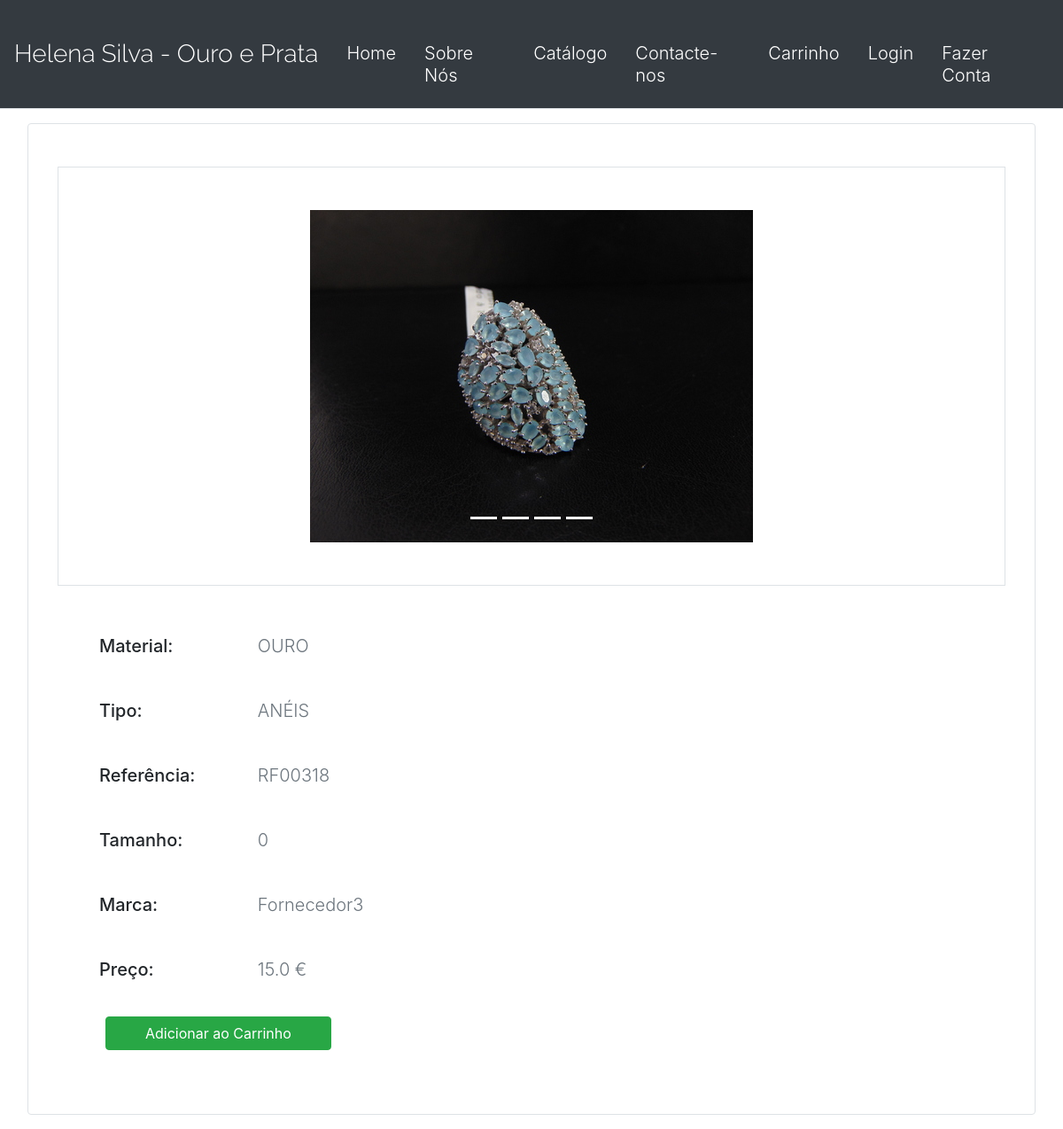
The app's page /detail/2 with its own data.
### catalog/models.py (models this page shows, shortened)
class Item(models.Model):
	TYPE_MATERIAL = (
		('OURO', 'Ouro'),
		('PRTA', 'Prata'),
		('AÇOS', 'Aços')
		)
	TYPE_ITEM = (
		('ANÉIS','Anéis'),
		('COLARES','Colares'),
		('BRINCOS','Brincos'),
		('RELÓGIOS','Relógios'),
		('PULSEIRAS','Pulseiras'),
		('OUTROS','Outros'),
		)
	TYPE_FORNECEDOR = (
		('Fornecedor1','Fornecedor1'),
		('Fornecedor2','Fornecedor2'),
		('Fornecedor3','Fornecedor3'),
		('Fornecedor4','Fornecedor4'),
		('Fornecedor5','Fornecedor5'),
		('Fornecedor6','Fornecedor6'),
		('Fornecedor7','Fornecedor7'),
		)
	TYPE_PRICE = (
		('0.50 - 5.00', '0.50 - 5.00'),
		('6.00 - 20.00', '6.00 - 20.00'),
		('21.00 - 50.00', '21.00 - 50.00'),
		('51.00 - 100.00', '51.00 - 100.00'),
		('101.00 - 200.00', '101.00 - 200.00'),
		('201.00 - 300.00', '201.00 - 300.00'),
		('301.00 - 400.00', '301.00 - 400.00'),
		('401.00 - 500.00', '401.00 - 500.00'),
		('501.00 - 600.00', '501.00 - 600.00'),
		('601.00 - 700.00', '601.00 - 700.00'),
		('701.00 - 800.00', '701.00 - 800.00'),
		('801.00 - 900.00', '801.00 - 900.00'),
		('901.00 - 1000.00', '901.00 - 1000.00'),
		('1001.00 - 2000.00', '1001.00 - 2000.00'),
		('2001.00 - 5000.00', '2001.00 - 5000.00'),
		)
	type_material = models.CharField(max_length=5, choices=TYPE_MATERIAL, default='')
	type_item = models.CharField(max_length=10, choices=TYPE_ITEM, default='')
	type_fornecedor = models.CharField(max_length=30, choices=TYPE_FORNECEDOR, default='')
	type_price = models.CharField(max_length=40, choices=TYPE_PRICE, default='')
	reference = models.CharField(max_length=50)
	price = models.FloatField()
	image_1 = models.ImageField(default='transferir', upload_to='static/catalog')
	image_2 = models.ImageField(default='transferir', upload_to='static/catalog')
	image_3 = models.ImageField(default='transferir', upload_to='static/catalog')
	image_4 = models.ImageField(default='transferir', upload_to='static/catalog')
	catalog = models.ForeignKey(Catalog, on_delete= models.DO_NOTHING, default='')
	is_hidden = models.BooleanField(default=False)
	date_added = models.DateTimeField(auto_now_add=True)
	tamanho = models.CharField(max_length=3, default='0')

### catalog/views.py (the view)
# urls.py: path('detail/<int:pk>', views.ItemDetailView.as_view(), name='detail'),
class ItemDetailView(DetailView):
	model = Item
	template_name = 'catalog/detail.html'
	context_object_name = 'Item'
	def get_context_data(self, *args, **kwargs):
		context = super(ItemDetailView, self).get_context_data(*args, **kwargs)
		cart_obj, new_obj = Cart.objects.new_or_get(self.request)
		context['cart'] = cart_obj
		return context

### users/models.py (called while the page is built)
	def new_or_get(self, request):
		cart_id = request.session.get('cart_id', None)
		qs = self.get_queryset().filter(id=cart_id)
		if qs.count() == 1:
			new_obj = False
			cart_obj = qs.first()
			if request.user.is_authenticated and cart_obj.user is None:
				cart_obj.user = request.user
				cart_obj.save()
		else:
			cart_obj = self.new(user=request.user)
			new_obj = True
			request.session['cart_id'] = cart_obj.id
		return cart_obj , new_obj

	def new(self, user=None):
		user_obj = None
		if user is not None:
			if user.is_authenticated:
				user_obj = user
		return self.model.objects.create(user=user_obj)

### catalog/templates/catalog/detail.html (shortened to what this page needs)
<!DOCTYPE html>
<html>
<head>
</head>
<body>
{% extends 'catalog/navbar.html'%}
{% load static %}
{% load crispy_forms_tags %}
{% block content %}
<div class='container-fluid'>
	<div class='card border m-3 p-5'>
		<div class='row'>
			<div class='col-lg-12 col-sm-12 text-center text-align-center border bg-white p-5'>
			<div id='ItemCarousel' class='carousel slide bg-white' data-ride='carousel'>
				<ol class='carousel-indicators'>
					<li data-target='ItemCarousel' data-slide-to='0' class='active'></li>
					<li data-target='ItemCarousel' data-slide-to='1' class='active'></li>
					<li data-target='ItemCarousel' data-slide-to='2' class='active'></li>
					<li data-target='ItemCarousel' data-slide-to='4' class='active'></li>
				</ol>
				<div class='carousel-inner' style='width: 100%; height: 100%;' role='listbox'>
					<div class='carousel-item active  '>
						<div class='img'>
							<img src="{{ object.image_1.url }}" alt='first-slide'>
						</div>
					</div>
				</div>
					<a class='carousel-control-prev' href="#ItemCarousel" role='button' data-slide='prev'>
						<span class='carousel-control-prev-icon' aria-hidden='true'></span>
					</a>
					<a class='carousel-control-next' href="#ItemCarousel" role='button' data-slide='next'>
						<span class='carousel-control-next-icon' aria-hidden='true'></span>
					</a>
			</div>
			</div>
			<div class='col-lg-8 col-sm-12 mt-3'>
				<div class='col-lg-6 col-sm-5 m-4'>
					<div class='row mb-3'>
						<div class='col-3 col-sm-5 p-2'>
							<div class='h5 mb-2 mt-2'> Material:
							</div>
						</div>
						<div class='col p-3 offset-md-1'>
							<span class=' h5 font-weight-light text-muted'>{{Item.type_material}}
							</span>
						</div>
					</div>
					<div class='row mb-3'>
						<div class='col-3 col-sm-5 p-2'>
							<div class='h5 mb-2 mt-2'> Tipo:
							</div>
						</div>
						<div class='col p-3 offset-md-1'>
							<span class=' h5 font-weight-light text-muted'>{{Item.type_item}}
							</span>
						</div>
					</div>
					<div class='row mb-3'>
						<div class='col-3 col-sm-5 p-2'>
							<div class='h5 mb-2 mt-2'> Referência:
							</div>
						</div>
						<div class='col p-3 offset-md-1'>
							<span class=' h5 font-weight-light text-muted'>{{Item.reference}}
							</span>
						</div>
					</div>
                    {% if Item.type_item == "ANÉIS" %}
                    <div class='row mb-3'>
						<div class='col-3 col-sm-5 p-2'>
							<div class='h5 mb-2 mt-2'> Tamanho:
							</div>
						</div>
						<div class='col p-3 offset-md-1'>
							<span class=' h5 font-weight-light text-muted'>{{Item.tamanho}}
							</span>
						</div>
					</div>
                    {% endif %}
					<div class='row mb-3'>
						<div class='col-3 col-sm-5 p-2'>
							<div class='h5 mb-2 mt-2'> Marca:
							</div>
						</div>
						<div class='col p-3 offset-md-1'>
							<span class=' h5 font-weight-light text-muted'>{{Item.type_fornecedor}}
							</span>
						</div>
					</div>
					<div class='row mb-3'>
						<div class='col-3 col-sm-5 p-2'>
							<div class='h5 mb-2 mt-2'> Preço:
							</div>
						</div>
						<div class='col p-3 offset-md-1'>
							<span class=' h5 font-weight-light text-muted'>{{Item.price}} €
							</span>
						</div>
					</div>
			</div>
			<div class='col-lg-5 col-sm-12 m-4 d-block'>
					{% include 'catalog/snippets/cart_update.html' with product=Item cart=cart %}
			</div>
		</div>
	</div>
</div>
{% endblock content %}

### catalog/static/catalog/main.css (style rules this page uses)
a { font-color: yellow; }

### records on screen
Item: image_1 (picture), type_material "OURO", type_item "ANÉIS", reference "RF00318", tamanho "0", type_fornecedor "Fornecedor3", price "15.0"
